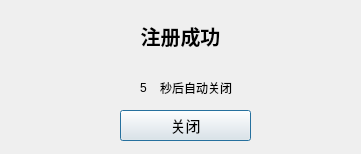
<?xml version="1.0" encoding="UTF-8"?>
<ui version="4.0">
 <class>RegisterSuccess</class>
 <widget class="QDialog" name="RegisterSuccess">
  <property name="geometry">
   <rect>
    <x>0</x>
    <y>0</y>
    <width>361</width>
    <height>154</height>
   </rect>
  </property>
  <property name="windowTitle">
   <string>Dialog</string>
  </property>
  <widget class="QLabel" name="label">
   <property name="geometry">
    <rect>
     <x>100</x>
     <y>10</y>
     <width>161</width>
     <height>51</height>
    </rect>
   </property>
   <property name="font">
    <font>
     <pointsize>15</pointsize>
     <weight>75</weight>
     <bold>true</bold>
    </font>
   </property>
   <property name="layoutDirection">
    <enum>Qt::LeftToRight</enum>
   </property>
   <property name="text">
    <string>注册成功</string>
   </property>
   <property name="alignment">
    <set>Qt::AlignCenter</set>
   </property>
  </widget>
  <widget class="QPushButton" name="closeButton">
   <property name="geometry">
    <rect>
     <x>120</x>
     <y>110</y>
     <width>131</width>
     <height>31</height>
    </rect>
   </property>
   <property name="font">
    <font>
     <pointsize>11</pointsize>
    </font>
   </property>
   <property name="text">
    <string>关闭</string>
   </property>
  </widget>
  <widget class="QLabel" name="timeMsgLabel">
   <property name="geometry">
    <rect>
     <x>160</x>
     <y>80</y>
     <width>91</width>
     <height>16</height>
    </rect>
   </property>
   <property name="text">
    <string>秒后自动关闭</string>
   </property>
  </widget>
  <widget class="QLabel" name="timeLabel">
   <property name="geometry">
    <rect>
     <x>140</x>
     <y>80</y>
     <width>16</width>
     <height>16</height>
    </rect>
   </property>
   <property name="text">
    <string>5</string>
   </property>
  </widget>
 </widget>
 <resources/>
 <connections/>
</ui>
